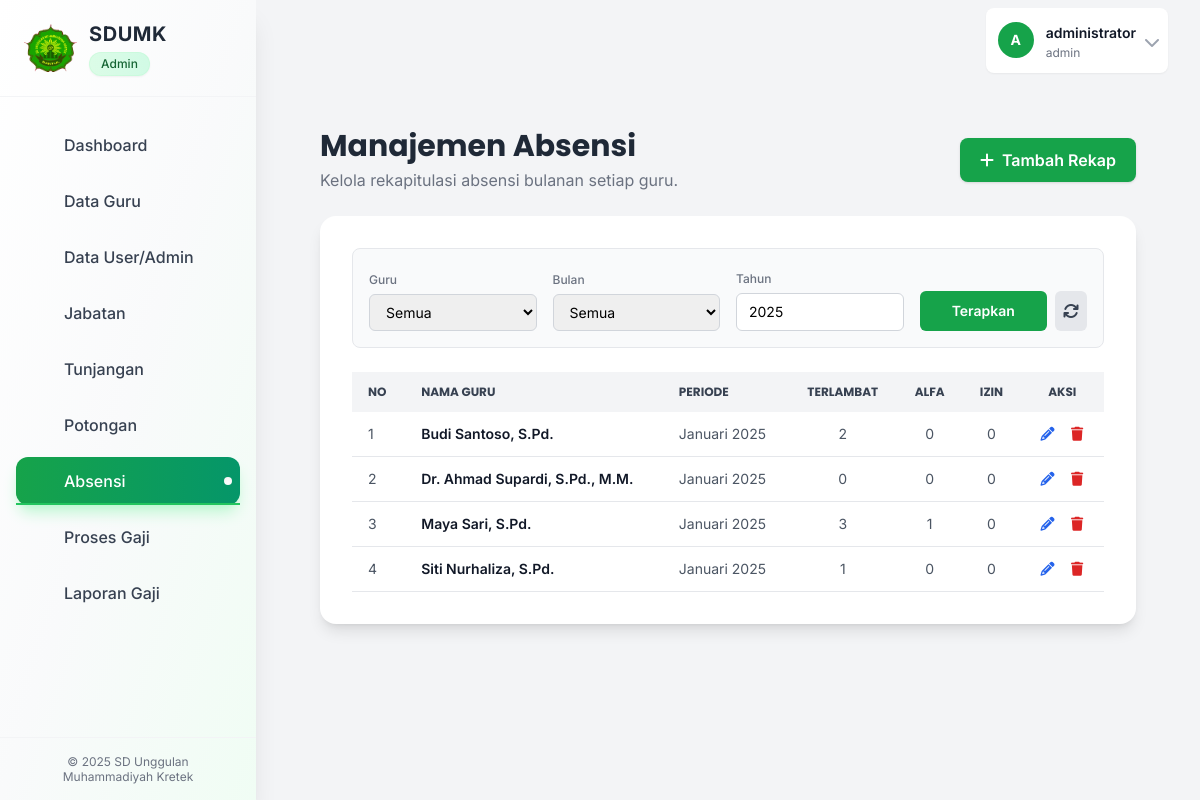
The page /pages/absensi.php (signed in) on the database its author committed.
### tables this page shows
CREATE TABLE REKAP_KEHADIRAN (
    id_kehadiran VARCHAR(15) NOT NULL PRIMARY KEY,
    id_guru VARCHAR(15) NOT NULL,
    tahun YEAR NOT NULL,
    bulan VARCHAR(15) NOT NULL,
    jml_terlambat INT(3) DEFAULT 0,
    jml_alfa INT(3) DEFAULT 0,
    jml_izin INT(3) DEFAULT 0,
    created_at TIMESTAMP DEFAULT CURRENT_TIMESTAMP,
    updated_at TIMESTAMP DEFAULT CURRENT_TIMESTAMP ON UPDATE CURRENT_TIMESTAMP,
    FOREIGN KEY (id_guru) REFERENCES GURU(id_guru) ON DELETE CASCADE ON UPDATE CASCADE,
    UNIQUE KEY unique_guru_bulan_tahun (id_guru, bulan, tahun),
    INDEX idx_bulan_tahun (bulan, tahun)
);

CREATE TABLE GURU (
    id_guru VARCHAR(15) NOT NULL PRIMARY KEY,
    id_user VARCHAR(15) NULL,
    id_jabatan VARCHAR(15) NULL,
    nama_guru VARCHAR(50) NOT NULL,
    jenis_kelamin VARCHAR(15) NOT NULL,
    no_hp VARCHAR(15) NULL,
    nipm VARCHAR(15) NOT NULL UNIQUE,
    tgl_masuk DATE NOT NULL,
    email VARCHAR(50) NULL,
    status_kawin VARCHAR(15) NULL,
    jml_anak INT(2) DEFAULT 0,
    id_tunjangan VARCHAR(15) NULL,
    status_aktif ENUM('Aktif', 'Non-Aktif') DEFAULT 'Aktif',
    created_at TIMESTAMP DEFAULT CURRENT_TIMESTAMP,
    updated_at TIMESTAMP DEFAULT CURRENT_TIMESTAMP ON UPDATE CURRENT_TIMESTAMP,
    FOREIGN KEY (id_user) REFERENCES USER(id_user) ON DELETE SET NULL ON UPDATE CASCADE,
    FOREIGN KEY (id_jabatan) REFERENCES JABATAN(id_jabatan) ON DELETE SET NULL ON UPDATE CASCADE,
    INDEX idx_nama_guru (nama_guru),
    INDEX idx_nipm (nipm),
    INDEX idx_status_aktif (status_aktif)
);

### includes/functions.php (called while the page is built, shortened)
<?php
function e($string)
{
    return htmlspecialchars($string ?? '', ENT_QUOTES, 'UTF-8');
}

### pages/absensi.php (the view, shortened to what this page needs)
<?php
require_once __DIR__ . '/../includes/functions.php';
$conn = db_connect();
$page_title = 'Manajemen Absensi';
$isReadOnlyMode = ($_SESSION['role'] === 'kepala_sekolah');
$bulan_opsi = [
    '01' => 'Januari', '02' => 'Februari', '03' => 'Maret', '04' => 'April',
    '05' => 'Mei', '06' => 'Juni', '07' => 'Juli', '08' => 'Agustus',
    '09' => 'September', '10' => 'Oktober', '11' => 'November', '12' => 'Desember'
];
$filter_tahun = $_GET['tahun'] ?? date('Y');
$sql_where = " WHERE 1=1";
$params = [];
$types = '';
if ($filter_tahun) { $sql_where .= " AND r.tahun = ?"; $params[] = $filter_tahun; $types .= 'i'; }
$absensi_result = $conn->execute_query("SELECT r.*, g.nama_guru FROM Rekap_Kehadiran r JOIN Guru g ON r.id_guru = g.id_guru" . $sql_where . " ORDER BY r.tahun DESC, r.bulan DESC, g.nama_guru ASC", $params);
require_once __DIR__ . '/../includes/header.php';
?>
<div class="container mx-auto px-4 sm:px-6 lg:px-8 py-8" x-data="crudPage()">
    <div class="flex justify-between items-center mb-6">
        <div>
            <h1 class="text-3xl font-bold text-gray-800 font-poppins"><?= e($page_title) ?><?php if ($isReadOnlyMode): ?>
            <span class="text-sm bg-blue-100 text-blue-800 px-2 py-1 rounded-full ml-2">Mode Tampilan</span><?php endif; ?></h1>
            <p class="text-gray-500 mt-1"><?= $isReadOnlyMode ? 'Lihat rekapitulasi absensi bulanan setiap guru.' :'Kelola rekapitulasi absensi bulanan setiap guru.' ?></p>
        </div>
        <?php if (!$isReadOnlyMode): ?>
            <button @click="showForm = true; isEdit = false; resetForm()" class="bg-green-600 text-white px-5 py-2.5 rounded-lg shadow hover:bg-green-700 font-semibold flex items-center transition">
                <i class="fa-solid fa-plus mr-2"></i> Tambah Rekap
            </button>
        <?php endif; ?>
    </div>
    <div class="bg-white p-6 sm:p-8 rounded-2xl shadow-lg">
        <div class="bg-gray-50 border border-gray-200 rounded-lg p-4 mb-6">
        <form method="get" action="absensi.php" class="grid grid-cols-1 md:grid-cols-2 lg:grid-cols-4 gap-4 items-end">
            <div class="col-span-1">
                <label for="filter_guru" class="text-xs font-medium text-gray-500">Guru</label>
                <select name="guru" id="filter_guru" class="w-full mt-1 px-3 py-2 border border-gray-300 rounded-md text-sm focus:ring-2 focus:ring-green-500">
                    <option value="">Semua</option>
                </select>
            </div>
            <div class="col-span-1">
                <label for="filter_bulan" class="text-xs font-medium text-gray-500">Bulan</label>
                <select name="bulan" id="filter_bulan" class="w-full mt-1 px-3 py-2 border border-gray-300 rounded-md text-sm focus:ring-2 focus:ring-green-500">
                    <option value="">Semua</option>
                </select>
            </div>
            <div class="col-span-1">
                <label for="filter_tahun" class="text-xs font-medium text-gray-500">Tahun</label>
                <input type="number" name="tahun" id="filter_tahun" value="<?= e($filter_tahun) ?>" class="w-full mt-1 px-3 py-2 border border-gray-300 rounded-md text-sm focus:ring-2 focus:ring-green-500">
            </div>
            <div class="col-span-1 flex space-x-2">
                 <button type="submit" class="w-full bg-green-600 text-white px-4 py-2 rounded-md hover:bg-green-700 font-semibold text-sm transition-all">Terapkan</button>
                 <a href="absensi.php" class="p-2 bg-gray-200 text-gray-700 rounded-md hover:bg-gray-300" title="Reset Filter">
                    <i class="fa-solid fa-arrows-rotate"></i>
                 </a>
            </div>
        </form>
    </div>
        <div class="overflow-x-auto">
            <table class="min-w-full text-sm text-left text-gray-600">
                <thead class="bg-gray-100 text-gray-700 uppercase font-poppins text-xs">
                    <tr>
                        <th class="px-4 py-3">No</th>
                        <th class="px-4 py-3">Nama Guru</th>
                        <th class="px-4 py-3">Periode</th>
                        <th class="px-4 py-3 text-center">Terlambat</th>
                        <th class="px-4 py-3 text-center">Alfa</th>
                        <th class="px-4 py-3 text-center">Izin</th>
                        <?php if (!$isReadOnlyMode): ?><th class="px-4 py-3 text-center">Aksi</th><?php endif; ?>
                    </tr>
                </thead>
                <tbody>
                    <?php if ($absensi_result->num_rows > 0): ?>
                        <?php $no = 1; while ($row = $absensi_result->fetch_assoc()): ?>
                            <tr class="border-b hover:bg-gray-50">
                                <td class="px-4 py-3"><?= $no++ ?></td>
                                <td class="px-4 py-3 font-semibold text-gray-900"><?= e($row['nama_guru']) ?></td>
                                <td class="px-4 py-3"><?= e($bulan_opsi[$row['bulan']]) ?> <?= e($row['tahun']) ?></td>
                                <td class="px-4 py-3 text-center"><?= e($row['jml_terlambat']) ?></td>
                                <td class="px-4 py-3 text-center"><?= e($row['jml_alfa']) ?></td>
                                <td class="px-4 py-3 text-center"><?= e($row['jml_izin']) ?></td>
                                <?php if (!$isReadOnlyMode): ?>
                                <td class="px-4 py-3 text-center">
                                    <div class="flex items-center justify-center space-x-3">
                                        <button @click="editAbsensi(<?= htmlspecialchars(json_encode($row)) ?>)" class="text-blue-600 hover:text-blue-800" title="Edit">
                                            <i class="fa-solid fa-pencil fa-fw"></i>
                                        </button>
                                        <a href="?action=delete&id=<?= e($row['id_kehadiran']) ?>&token=<?= $_SESSION['csrf_token'] ?>" onclick="return confirm('Yakin ingin menghapus rekap absensi ini?')" class="text-red-600 hover:text-red-800" title="Hapus">
                                            <i class="fa-solid fa-trash fa-fw"></i>
                                        </a>
                                    </div>
                                </td>
                                <?php endif; ?>
                            </tr>
                        <?php endwhile; ?>
                    <?php endif; ?>
                </tbody>
            </table>
        </div>
    </div>
</div>
<?php require_once __DIR__ . '/../includes/footer.php'; ?>

### rows shown on the page
rekap_kehadiran: id_guru.nama_guru "Budi Santoso, S.Pd.", bulan "Januari", tahun "2025", jml_terlambat "2", jml_alfa "0", jml_izin "0"
rekap_kehadiran: id_guru.nama_guru "Dr. Ahmad Supardi, S.Pd., M.M.", bulan "Januari", tahun "2025", jml_terlambat "0", jml_alfa "0", jml_izin "0"
rekap_kehadiran: id_guru.nama_guru "Maya Sari, S.Pd.", bulan "Januari", tahun "2025", jml_terlambat "3", jml_alfa "1", jml_izin "0"
rekap_kehadiran: id_guru.nama_guru "Siti Nurhaliza, S.Pd.", bulan "Januari", tahun "2025", jml_terlambat "1", jml_alfa "0", jml_izin "0"

### other values the page prints
str_replace('_', ' ', $user_role) "Admin"
$item['name'] "Dashboard"
$item['name'] "Data Guru"
$item['name'] "Data User/Admin"
$item['name'] "Jabatan"
$item['name'] "Tunjangan"
$item['name'] "Potongan"
$item['name'] "Absensi"
$item['name'] "Proses Gaji"
$item['name'] "Laporan Gaji"
substr($current_user_name, 0, 1) "A"
$current_user_name "administrator"
$current_user_level "admin"
$page_title "Manajemen Absensi"
